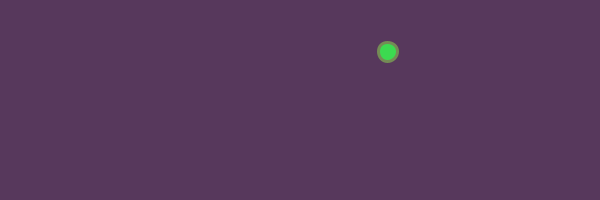
Frame 1 (no input)
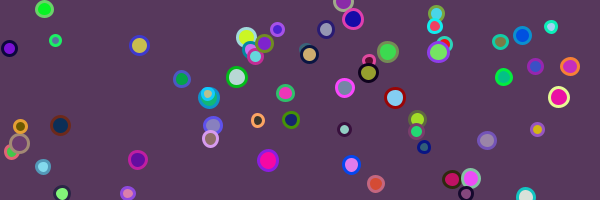
Frame 60 (the mouse pressed at the canvas centre just before this capture)
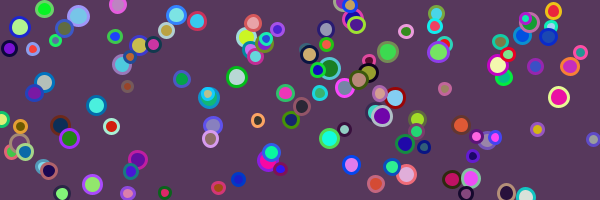
Frame 120 (the mouse held since frame 60 and released just before this capture)

The Processing sketch that drew these frames (run headless with seeded random() and noise(); from frame 60 on, the mouse is pressed at the canvas centre):

// Processing sketch: processing_175391
// ── processing_175391.pde

void setup ()
{
  size (600, 200);
  smooth();
  frameRate(12);
  background (#57385c);
}

void draw ()
{

  float x = random(0, width);
  float y = random(0, height);
  float d = random (10, 20);
  color fillColor = randomColor();

  strokeWeight(3);
  fill(fillColor);
  stroke(randomColor());
  ellipse(x, y, d, d);
}

color randomColor() {
  float r = random (0, 255);
  float g = random (0, 255);
  float b = random (0, 255);

  color c = color (r, g, b);

  return c;
}

void mousePressed () {
  background (#57385c);
}
